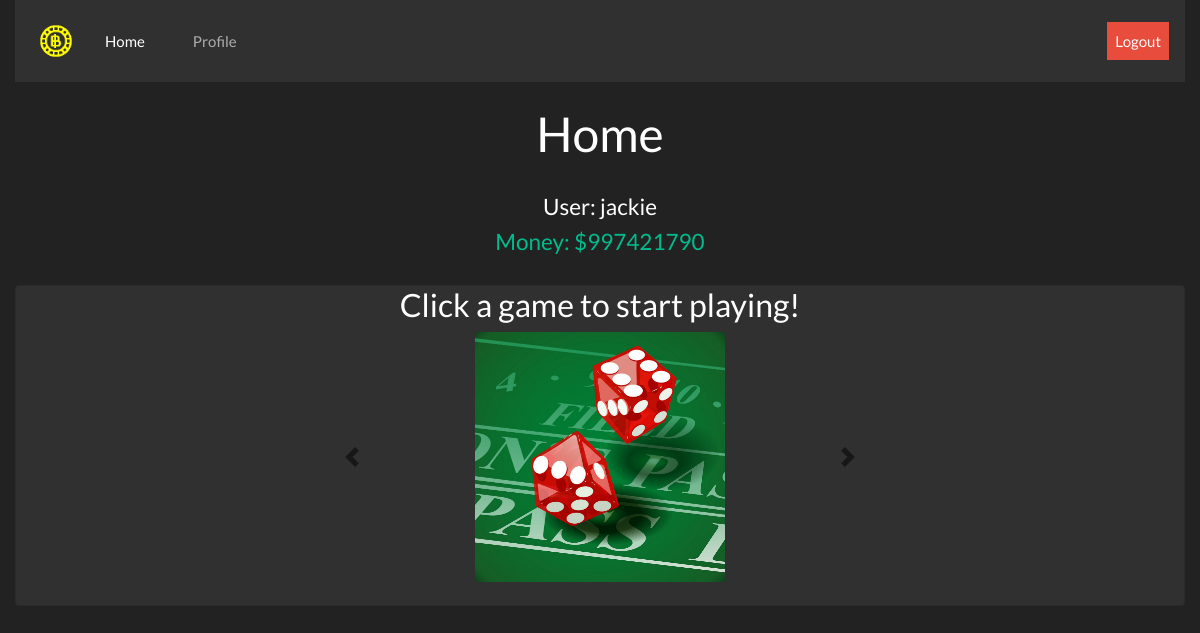
Page /home (signed in) on the earlier database version.
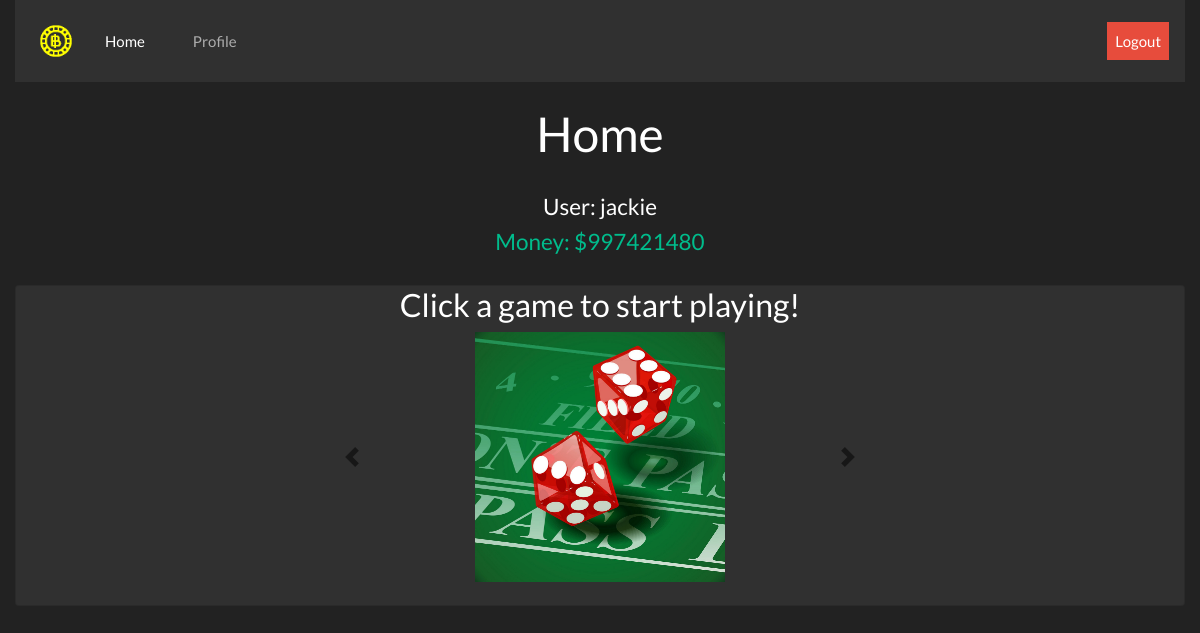
Same page on the later database version.
### tables this page shows
CREATE TABLE user_tbl (username TEXT, password TEXT, pfp TEXT, money INT, time INT, boosts TEXT);

### app.py (the view)
@app.route("/home")
@login_required
def home():
    user = session['username']
    money = db_manager.getMoney(user)
    '''def home(): homepage checks if user is in session and gets info on user'''
    return render_template("home.html", user=user, home="active", money=money)

### app.py (called while the page is built)
def login_required(f):
    @wraps(f)
    def dec(*args, **kwargs):
        if 'username' in session:
            for arg in args:
                print(arg)
            return f(*args, **kwargs)
        flash('You must be logged in to view this page!', 'alert-danger')
        return redirect('/')
    return dec

### utl/db_builder.py (called while the page is built)
def execmany(cmd, inputs):
    db = sqlite3.connect(DB_FILE)
    c = db.cursor()
    output = c.execute(cmd, inputs)
    db.commit()
    return output

### utl/db_manager.py (called while the page is built)
def getMoney(username):
    q = "SELECT money from user_tbl WHERE username=?"
    inputs = (username, )
    data = execmany(q, inputs).fetchone()[0]
    return data

### templates/home.html (shortened to what this page needs)
{% extends "_base.html" %}
{% block body %}
<h1>Home</h1>
<br>
<h4>User: {{user}}</h4>
<h4 class="text-success">Money: ${{money}}</h4><br>
<div class="card" style="margin-left: auto;
  margin-right: auto;">
  <h3>Click a game to start playing!</h3>
  <div id="carouselExampleIndicators" class="carousel slide w-50" data-ride="carousel" style="width:250px; align-items:center; margin-left: auto; margin-right: auto;">
    <div class="carousel-inner"  style="width:250px; align-items:center; margin-left: auto; margin-right: auto;">
			<div class="carousel-item active">
				<a href="/dice"><img class="d-block" style="margin: auto; width:250px; height:250px" src="../static/dice.jpg"></a>
			</div>
    </div>
      <a class="carousel-control-prev" href="#carouselExampleIndicators" role="button" data-slide="prev">
        <span class="carousel-control-prev-icon" aria-hidden="true" style="filter: invert(100%);"></span>
      </a>
      <a class="carousel-control-next" href="#carouselExampleIndicators" role="button" data-slide="next">
        <span class="carousel-control-next-icon" aria-hidden="true" style="filter: invert(100%);"></span>
      </a>
  </div>
  <br>
</div>
{% endblock %}

### templates/_base.html (shortened to what this page needs)
<!DOCTYPE html>
<html>
	<head>
		<link href="https://stackpath.bootstrapcdn.com/bootswatch/4.4.1/darkly/bootstrap.min.css" rel="stylesheet">
	</head>
	<body>
		<div class="container-fluid">
			<center>
				{% block header %}
				<nav class="navbar navbar-expand-lg navbar-dark bg-dark">
						<a class="navbar-nav" href="/home">
							<img src="/static/logo.png" width="50" height="50"/>
						</a>
				    <div class="collapse navbar-collapse" id="navbarSupportedContent">
				        <ul class="navbar-nav">
				            <li class="nav-item {{ home }} px-3">
				                <a class="nav-link" href="/home"> Home </a>
				            </li>
				        </ul>
								<ul class="navbar-nav">
				            <li class="nav-item {{ profile }} px-3">
				                <a class="nav-link" href="/profile"> Profile </a>
				            </li>
				        </ul>
				        <ul class="navbar-nav ml-auto">
										<li class="nav-item navbar-right">
				                <a class="nav-link text-white bg-danger" href="/logout"> Logout </a>
				            </li>
				        </ul>
				    </div>
				</nav>
				{% endblock %}
				<br>
				{% set msgs = get_flashed_messages(with_categories=true) %}
				{% block body %}
				{% endblock %}
			</center>
		</div>
	</body>
</html>

Differences in the rows shown:
changed user_tbl "jackie": money "997421790" → "997421480"
